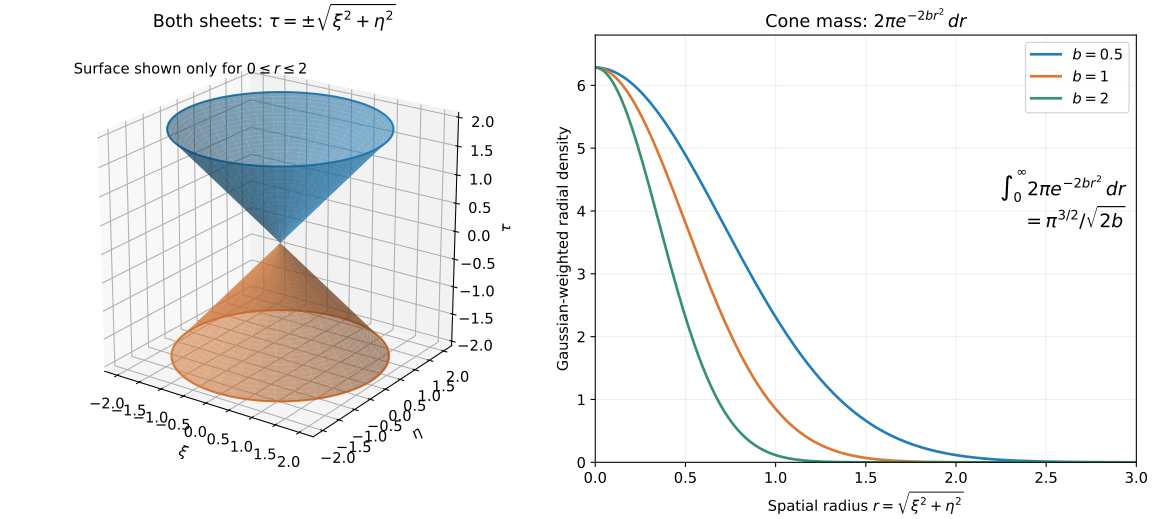

Source code (Python):
"""The dual quadratic cone and its Gaussian mass; Theorem15, Exercise17. CC0."""
from pathlib import Path
import numpy as np
import matplotlib
matplotlib.use('Agg')
import matplotlib.pyplot as plt
matplotlib.rcParams.update({'font.size':11,'svg.hashsalt':'quadratic-dual-cone-and-gaussian-mass'})
out=Path(__file__).resolve().parent
fig=plt.figure(figsize=(12,5.4),layout='constrained')
ax=fig.add_subplot(121,projection='3d')
r=np.linspace(0,2,36);theta=np.linspace(0,2*np.pi,101)
rr,tt=np.meshgrid(r,theta)
xx=rr*np.cos(tt);yy=rr*np.sin(tt)
for sign,color in [(1,'#237eb6'),(-1,'#da7833')]:
 ax.plot_surface(xx,yy,sign*rr,color=color,alpha=.55,linewidth=0,shade=True)
 ax.plot(2*np.cos(theta),2*np.sin(theta),np.full_like(theta,sign*2),color=color)
ax.set(xlabel=r'$\xi$',ylabel=r'$\eta$',zlabel=r'$\tau$',title=r'Both sheets: $\tau=\pm\sqrt{\xi^2+\eta^2}$')
ax.set_box_aspect((1,1,1));ax.view_init(22,-55)
ax.text2D(.03,.91,r'Surface shown only for $0\leq r\leq2$',transform=ax.transAxes)
ax2=fig.add_subplot(122)
r=np.linspace(0,3,500)
for b,col in [(.5,'#237eb6'),(1,'#da7833'),(2,'#36916e')]:
 ax2.plot(r,2*np.pi*np.exp(-2*b*r*r),label=fr'$b={b:g}$',color=col,lw=2)
ax2.set(xlabel=r'Spatial radius $r=\sqrt{\xi^2+\eta^2}$',ylabel='Gaussian-weighted radial density',
        title=r'Cone mass: $2\pi e^{-2br^2}\,dr$',xlim=(0,3),ylim=(0,6.8))
ax2.grid(alpha=.2);ax2.legend()
ax2.text(.98,.55,r'$\int_0^\infty 2\pi e^{-2br^2}\,dr$'+'\n'+r'$=\pi^{3/2}/\sqrt{2b}$',
 transform=ax2.transAxes,ha='right',fontsize=14)
fig.savefig(out/'quadratic-dual-cone-and-gaussian-mass.png',dpi=160)
fig.savefig(out/'quadratic-dual-cone-and-gaussian-mass.svg',metadata={'Date':None})
p=out/'quadratic-dual-cone-and-gaussian-mass.svg'
p.write_text('\n'.join(line.rstrip() for line in p.read_text().splitlines())+'\n',encoding='utf-8',newline='\n')
plt.close(fig)
